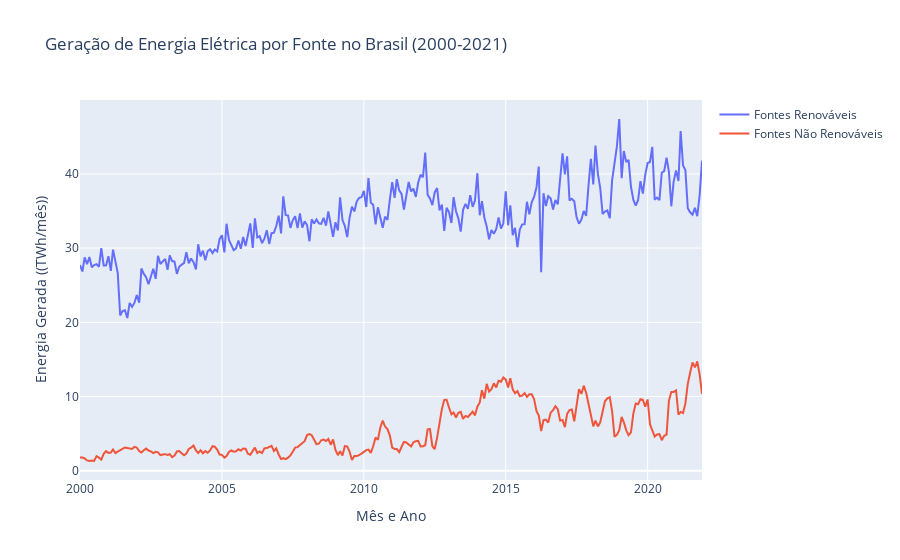

Write notebook code for a chart like this one.
### Markdown cell above
### Plot da geração renovável x não renovável

### Code cell
fig = go.Figure()
fig.add_trace(go.Scatter(x=pd.to_datetime(df_val_geracao_by_macro_resource.index.astype(str)), y=df_val_geracao_by_macro_resource.val_geracao_renovavel	,
                         mode='lines', name='Fontes Renováveis'))
fig.add_trace(go.Scatter(x=pd.to_datetime(df_val_geracao_by_macro_resource.index.astype(str)), y=df_val_geracao_by_macro_resource.val_geracao_nao_renovavel	,
                         mode='lines', name='Fontes Não Renováveis'))

fig.update_layout(title='Geração de Energia Elétrica por Fonte no Brasil (2000-2021)',
                   xaxis_title='Mês e Ano',
                   yaxis_title='Energia Gerada ((TWh/mês))')

fig.show()

### Figure 1 — Plotly figure (JSON) as saved in the notebook; plotly's stock layout.template omitted (floating-point values rounded to 4 significant figures; data arrays with more than 128 entries replaced by an {"elided": "..."} marker saying what was removed)
{"data": [{"mode": "lines", "name": "Fontes Renováveis", "type": "scatter", "x": {"elided": "264 str values"}, "y": {"elided": "264 float values"}}, {"mode": "lines", "name": "Fontes Não Renováveis", "type": "scatter", "x": {"elided": "264 str values"}, "y": {"elided": "264 float values"}}], "layout": {"title": {"text": "Geração de Energia Elétrica por Fonte no Brasil (2000-2021)"}, "xaxis": {"title": {"text": "Mês e Ano"}}, "yaxis": {"title": {"text": "Energia Gerada ((TWh/mês))"}}}}
